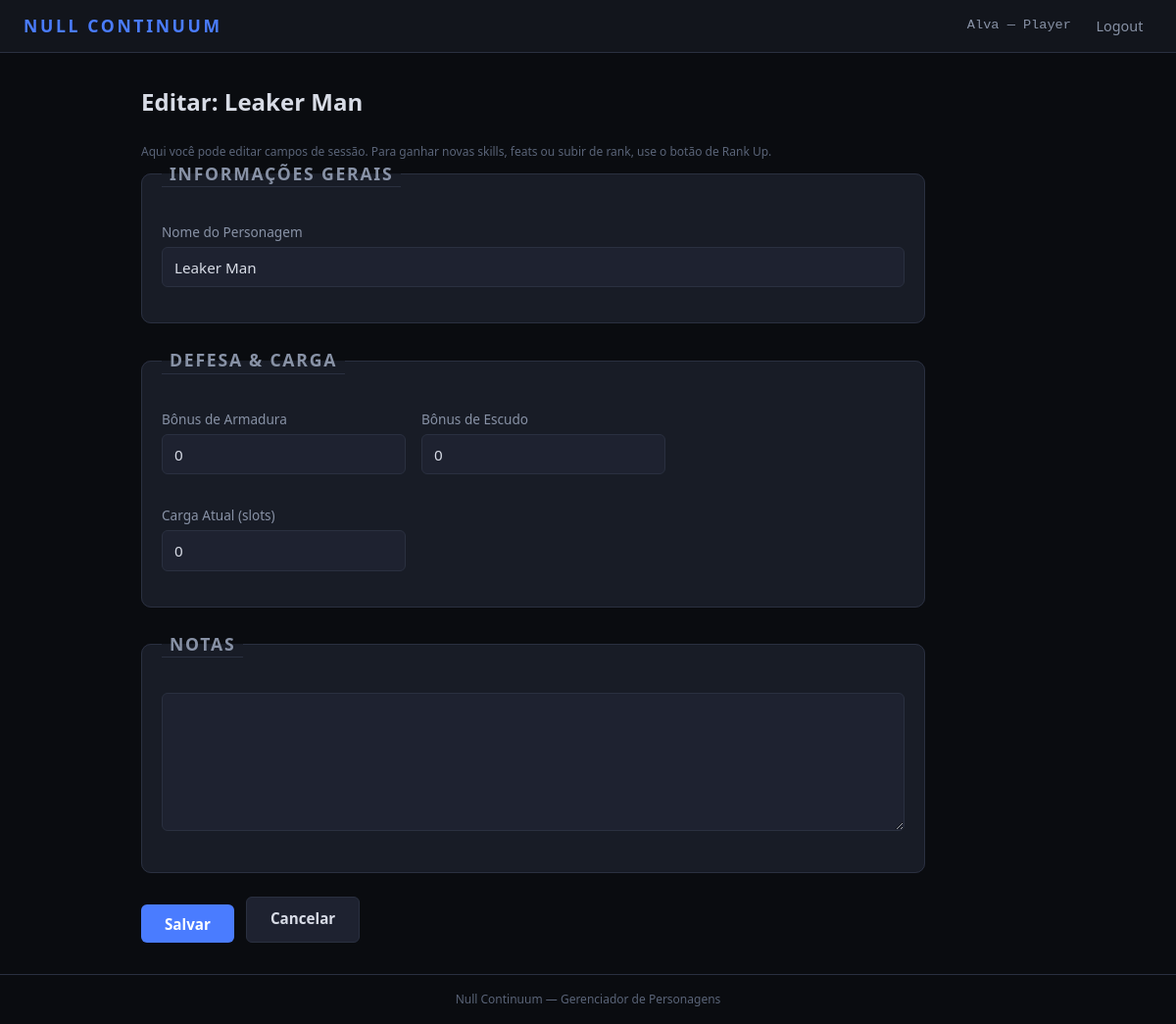
Page /personagens/22/editar/ (signed in) on the committed database.
### HomeApp/models.py (models this page shows, shortened)
class User(AbstractUser):
    ROLE_CHOICES = [
        ('GM', 'Game Master'),
        ('PLAYER', 'Player'),
    ]
    role = models.CharField(max_length=6, choices=ROLE_CHOICES, default='PLAYER')
    def is_gm(self):
        return self.role == 'GM'

### CharSheet/models.py (models this page shows, shortened)
class Character(models.Model):
    player = models.ForeignKey(
        settings.AUTH_USER_MODEL,
        on_delete=models.CASCADE,
        related_name='characters',
    )
    name = models.CharField('Nome do Personagem', max_length=120)
    background = models.CharField(
        'Background', max_length=20,
        choices=BACKGROUND_CHOICES, default='OTHER',
    )
    background_custom = models.CharField(
        'Background (custom)', max_length=120, blank=True,
        help_text='Preencha se escolheu "Outro".',
    )
    base_rank = models.PositiveIntegerField(
        'Base Rank', default=1,
        validators=[MinValueValidator(1), MaxValueValidator(15)],
    )
    nl_rank = models.PositiveIntegerField(
        'NL Rank', default=0,
        validators=[MinValueValidator(0), MaxValueValidator(15)],
    )
    agility = models.PositiveIntegerField(
        'Agility (AGI)', default=1,
        validators=[MinValueValidator(1), MaxValueValidator(5)],
    )
    fortitude = models.PositiveIntegerField(
        'Fortitude (FOR)', default=1,
        validators=[MinValueValidator(1), MaxValueValidator(5)],
    )
    insight = models.PositiveIntegerField(
        'Insight (INS)', default=1,
        validators=[MinValueValidator(1), MaxValueValidator(5)],
    )
    presence = models.PositiveIntegerField(
        'Presence (PRE)', default=1,
        validators=[MinValueValidator(1), MaxValueValidator(5)],
    )
    stability = models.PositiveIntegerField(
        'Stability (STA)', default=1,
        validators=[MinValueValidator(1), MaxValueValidator(5)],
    )
    intent = models.PositiveIntegerField(
        'Intent (INT)', default=1,
        validators=[MinValueValidator(1), MaxValueValidator(5)],
    )
    continuity_constant = models.CharField(
        'Continuity Constant', max_length=4,
        choices=CC_CHOICES, blank=True, default='',
    )
    abstraction_frame = models.CharField(
        'Abstraction Frame', max_length=10,
        choices=FRAME_CHOICES, blank=True, default='',
    )
    current_hp = models.IntegerField('HP Atual', default=0)
    current_strain = models.IntegerField('Strain Atual', default=0)
    temp_hp = models.IntegerField('HP Temporário', default=0)
    current_ap = models.IntegerField('AP Atual', default=3)
    armor_bonus = models.IntegerField('Bônus de Armadura', default=0)
    shield_bonus = models.IntegerField('Bônus de Escudo', default=0)
    current_load = models.IntegerField('Carga Atual', default=0)
    level_up_available = models.BooleanField('Level Up Disponível', default=False)
    skill_melee = models.CharField('Melee', max_length=1, choices=SKILL_RANK_CHOICES, default='U')
    skill_ranged_weapons = models.CharField('Ranged Weapons', max_length=1, choices=SKILL_RANK_CHOICES, default='U')
    skill_heavy_weaponry = models.CharField('Heavy Weaponry', max_length=1, choices=SKILL_RANK_CHOICES, default='U')
    skill_initiative = models.CharField('Initiative', max_length=1, choices=SKILL_RANK_CHOICES, default='U')
    skill_athletics = models.CharField('Athletics', max_length=1, choices=SKILL_RANK_CHOICES, default='U')
    skill_endurance = models.CharField('Endurance', max_length=1, choices=SKILL_RANK_CHOICES, default='U')
    skill_acrobatics = models.CharField('Acrobatics', max_length=1, choices=SKILL_RANK_CHOICES, default='U')
    skill_stealth = models.CharField('Stealth', max_length=1, choices=SKILL_RANK_CHOICES, default='U')
    skill_perception = models.CharField('Perception', max_length=1, choices=SKILL_RANK_CHOICES, default='U')
    skill_reflexes = models.CharField('Reflexes', max_length=1, choices=SKILL_RANK_CHOICES, default='U')
    skill_sleight_of_hand = models.CharField('Sleight of Hand', max_length=1, choices=SKILL_RANK_CHOICES, default='U')
    skill_piloting_ground = models.CharField('Piloting (Ground)', max_length=1, choices=SKILL_RANK_CHOICES, default='U')
    skill_piloting_air = models.CharField('Piloting (Air)', max_length=1, choices=SKILL_RANK_CHOICES, default='U')
    skill_piloting_sea = models.CharField('Piloting (Sea)', max_length=1, choices=SKILL_RANK_CHOICES, default='U')
    skill_technology = models.CharField('Technology', max_length=1, choices=SKILL_RANK_CHOICES, default='U')
    skill_engineering = models.CharField('Engineering', max_length=1, choices=SKILL_RANK_CHOICES, default='U')
    skill_medicine = models.CharField('Medicine', max_length=1, choices=SKILL_RANK_CHOICES, default='U')
    skill_history = models.CharField('History', max_length=1, choices=SKILL_RANK_CHOICES, default='U')
    skill_religion = models.CharField('Religion', max_length=1, choices=SKILL_RANK_CHOICES, default='U')
    skill_investigation = models.CharField('Investigation', max_length=1, choices=SKILL_RANK_CHOICES, default='U')
    skill_intuition = models.CharField('Intuition', max_length=1, choices=SKILL_RANK_CHOICES, default='U')
    skill_persuasion = models.CharField('Persuasion', max_length=1, choices=SKILL_RANK_CHOICES, default='U')
    skill_intimidation = models.CharField('Intimidation', max_length=1, choices=SKILL_RANK_CHOICES, default='U')
    skill_deception = models.CharField('Deception', max_length=1, choices=SKILL_RANK_CHOICES, default='U')
    skill_survival = models.CharField('Survival', max_length=1, choices=SKILL_RANK_CHOICES, default='U')
    skill_null_theory = models.CharField('Null Theory', max_length=1, choices=SKILL_RANK_CHOICES, default='U')
    skill_null_navigation = models.CharField('Null Navigation', max_length=1, choices=SKILL_RANK_CHOICES, default='U')
    skill_animal_handling = models.CharField('Animal Handling', max_length=1, choices=SKILL_RANK_CHOICES, default='U')
    skill_nlc = models.CharField('NL Control (NLC)', max_length=1, choices=SKILL_RANK_CHOICES, default='U')
    skill_nlr = models.CharField('NL Resistance (NLR)', max_length=1, choices=SKILL_RANK_CHOICES, default='U')
    skill_nl_sensitivity = models.CharField('NL Sensitivity', max_length=1, choices=SKILL_RANK_CHOICES, default='U')
    skill_nl_engineering = models.CharField('NL Engineering', max_length=1, choices=SKILL_RANK_CHOICES, default='U')
    skill_anomalous_protocols = models.CharField('Anomalous Protocols', max_length=1, choices=SKILL_RANK_CHOICES, default='U')
    skill_continuity_analysis = models.CharField('Continuity Analysis', max_length=1, choices=SKILL_RANK_CHOICES, default='U')
    notes = models.TextField('Notas', blank=True)
    created_at = models.DateTimeField(auto_now_add=True)
    updated_at = models.DateTimeField(auto_now=True)
    class Meta:
        ordering = ['-updated_at']
        verbose_name = 'Personagem'
        verbose_name_plural = 'Personagens'
    @property
    def category(self):
        if self.nl_rank == 0:
            return '—'
        if self.nl_rank <= 3:
            return 'I'
        if self.nl_rank <= 6:
            return 'II'
        if self.nl_rank <= 9:
            return 'III'
        if self.nl_rank <= 12:
            return 'IV'
        return 'V'
    SKILL_FIELDS = [
        ('skill_melee', 'Melee', 'Combate'),
        ('skill_ranged_weapons', 'Ranged Weapons', 'Combate'),
        ('skill_heavy_weaponry', 'Heavy Weaponry', 'Combate'),
        ('skill_initiative', 'Initiative', 'Combate'),
        ('skill_athletics', 'Athletics', 'Geral'),
        ('skill_endurance', 'Endurance', 'Geral'),
        ('skill_acrobatics', 'Acrobatics', 'Geral'),
        ('skill_stealth', 'Stealth', 'Geral'),
        ('skill_perception', 'Perception', 'Geral'),
        ('skill_reflexes', 'Reflexes', 'Geral'),
        ('skill_sleight_of_hand', 'Sleight of Hand', 'Geral'),
        ('skill_piloting_ground', 'Piloting (Ground)', 'Geral'),
        ('skill_piloting_air', 'Piloting (Air)', 'Geral'),
        ('skill_piloting_sea', 'Piloting (Sea)', 'Geral'),
        ('skill_technology', 'Technology', 'Geral'),
        ('skill_engineering', 'Engineering', 'Geral'),
        ('skill_medicine', 'Medicine', 'Geral'),
        ('skill_history', 'History', 'Geral'),
        ('skill_religion', 'Religion', 'Geral'),
        ('skill_investigation', 'Investigation', 'Geral'),
        ('skill_intuition', 'Intuition', 'Geral'),
        ('skill_persuasion', 'Persuasion', 'Geral'),
        ('skill_intimidation', 'Intimidation', 'Geral'),
        ('skill_deception', 'Deception', 'Geral'),
        ('skill_survival', 'Survival', 'Geral'),
        ('skill_null_theory', 'Null Theory', 'Geral'),
        ('skill_null_navigation', 'Null Navigation', 'Geral'),
        ('skill_animal_handling', 'Animal Handling', 'Geral'),
        ('skill_nlc', 'NL Control (NLC)', 'Non-Linear'),
        ('skill_nlr', 'NL Resistance (NLR)', 'Non-Linear'),
        ('skill_nl_sensitivity', 'NL Sensitivity', 'Non-Linear'),
        ('skill_nl_engineering', 'NL Engineering', 'Non-Linear'),
        ('skill_anomalous_protocols', 'Anomalous Protocols', 'Non-Linear'),
        ('skill_continuity_analysis', 'Continuity Analysis', 'Non-Linear'),
    ]
    from .feat_models import FeatDefinition, CharacterFeat
    from .trait_models import TraitDefinition, CharacterTrait

### CharSheet/views.py (the view, shortened to what this page needs)
# urls.py: path('personagens/<int:pk>/editar/', views.character_edit, name='character_edit'),
@login_required
def character_edit(request, pk):
    is_gm_editor = request.user.is_gm()
    if is_gm_editor:
        character = get_object_or_404(Character, pk=pk)
    else:
        character = get_object_or_404(Character, pk=pk, player=request.user)
    return render(request, 'CharSheet/character_edit.html', {
        'c': character,
        'is_gm_editor': is_gm_editor,
        'skill_fields': Character.SKILL_FIELDS,
        'from_campaign': request.GET.get('from_campaign', ''),
    })

### templates/CharSheet/character_edit.html (shortened to what this page needs)
{% extends 'base.html' %}
{% load charsheet_tags %}
{% block content %}
<div class="form-page">
    <h1 class="page-title">{% if is_gm_editor %}Editar (GM): {{ c.name }}{% else %}Editar: {{ c.name }}{% endif %}</h1>
    {% if not is_gm_editor %}
    <p class="form-help">Aqui você pode editar campos de sessão. Para ganhar novas skills, feats ou subir de rank, use o botão de Rank Up.</p>
    {% endif %}
    <form method="post">
        <fieldset class="form-section">
            <legend class="section-title">Informações Gerais</legend>
            <div class="form-row">
                <div class="form-group form-group-wide">
                    <label for="id_name">Nome do Personagem</label>
                    <input type="text" name="name" id="id_name" class="form-input" value="{{ c.name }}">
                </div>
            </div>
        </fieldset>
        <fieldset class="form-section">
            <legend class="section-title">Defesa & Carga</legend>
            <div class="form-row">
                <div class="form-group">
                    <label for="id_armor">Bônus de Armadura</label>
                    <input type="number" name="armor_bonus" id="id_armor" class="form-input" value="{{ c.armor_bonus }}" min="0">
                </div>
                <div class="form-group">
                    <label for="id_shield">Bônus de Escudo</label>
                    <input type="number" name="shield_bonus" id="id_shield" class="form-input" value="{{ c.shield_bonus }}" min="0">
                </div>
                <div class="form-group">
                    <label for="id_load">Carga Atual (slots)</label>
                    <input type="number" name="current_load" id="id_load" class="form-input" value="{{ c.current_load }}" min="0">
                </div>
            </div>
        </fieldset>
        <fieldset class="form-section">
            <legend class="section-title">Notas</legend>
            <div class="form-group">
                <textarea name="notes" class="form-input" rows="6">{{ c.notes }}</textarea>
            </div>
        </fieldset>
        <div class="form-actions">
            <button type="submit" class="btn btn-primary btn-inline">Salvar</button>
            {% if from_campaign %}
            <a href="{% url 'campaign_detail' pk=from_campaign %}" class="btn btn-secondary btn-inline">Cancelar</a>
            {% else %}
            <a href="{% url 'character_detail' pk=c.pk %}" class="btn btn-secondary btn-inline">Cancelar</a>
            {% endif %}
        </div>
    </form>
</div>
{% endblock %}

### templates/base.html (shortened to what this page needs)
{% load static %}
<!DOCTYPE html>
<html lang="pt-br">
<head>
    <link rel="stylesheet" href="{% static 'css/style.css' %}">
    <link rel="stylesheet" href="{% static 'css/charsheet.css' %}">
    <link rel="stylesheet" href="{% static 'css/combat_tracker.css' %}">
    <link rel="stylesheet" href="{% static 'css/feats.css' %}">
    <link rel="stylesheet" href="{% static 'css/rankup.css' %}">
    <link rel="stylesheet" href="{% static 'css/traits.css' %}">
</head>
<body>
    <nav class="navbar">
        <a href="{% url 'dashboard' %}" class="nav-brand">NULL CONTINUUM</a>
        <div class="nav-links">
            {% if user.is_authenticated %}
                <span class="nav-user">{{ user.username }} — {{ user.get_role_display }}</span>
                <form method="post" action="{% url 'logout' %}" class="nav-logout-form">
                    <button type="submit" class="nav-link nav-btn">Logout</button>
                </form>
            {% else %}
                <a href="{% url 'login' %}" class="nav-link">Login</a>
                <a href="{% url 'register' %}" class="nav-link">Registrar</a>
            {% endif %}
        </div>
    </nav>
    <main class="container">
        {% block content %}{% endblock %}
    </main>
    <footer class="footer">
        <p>Null Continuum — Gerenciador de Personagens</p>
    </footer>
</body>
</html>

### rows in the picture
User: username "Alva", role "Player"
Character: name "Leaker Man", armor_bonus "0", shield_bonus "0", current_load "0"
